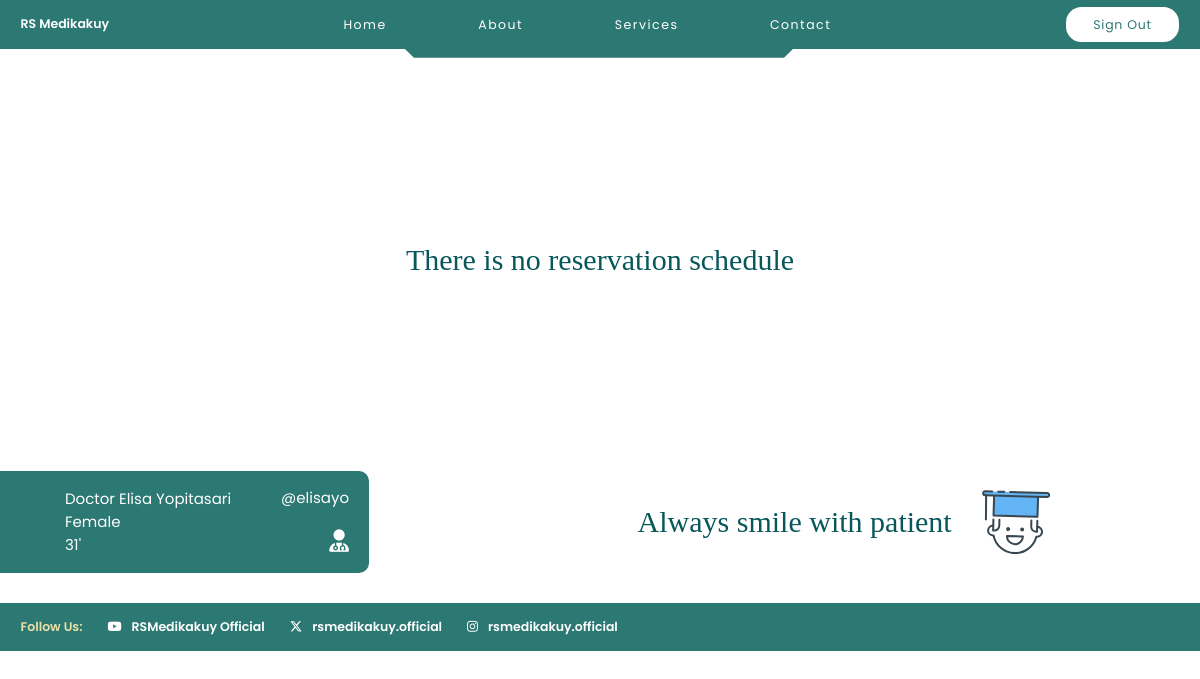
Page /main_doctor/32/ on the committed database.
### myFirstApp/models.py (models this page shows, shortened)
class Doctor(models.Model):
  username = models.CharField(max_length=200)
  password = models.CharField(max_length=200)
  first_name = models.CharField(max_length=200, default='a')
  last_name = models.CharField(max_length=200, default='a')
  gender = models.CharField(max_length=1, default='m')
  birth_date = models.DateField(default='2003-10-02')
  session = models.CharField(max_length=200, default='a,a')
  day = models.CharField(max_length=200, default='a,a')
  id_hospital = models.CharField(max_length=200)
  @property
  def age(self):
    if self.birth_date:
      today = date.today()
      age = today.year - self.birth_date.year - ((today.month, today.day) < (self.birth_date.month, self.birth_date.day))
      return age
    return None

### myFirstApp/views.py (the view, shortened to what this page needs)
# urls.py: path('main_doctor/<int:id>/', views.main_doctor, name='main_doctor'),
def main_doctor(request, id):
    doctor = Doctor.objects.get(id=id)
    reservasi = Reservation.objects.filter(id_doctor=id).order_by('date', 'id_session')
    if not reservasi.exists():
        kosong = mark_safe('<div class="kosong">There is no reservation schedule</div>')
        none = mark_safe('style="display: none;"')
    else:
        kosong = ""
        none = ""
    reservation_details = []
    context = {
        'kosong': kosong,
        'none': none,
        'doctor': doctor,
        'reservation_details': reservation_details,
    }
    return render(request, 'main_doctor.html', context)

### templates/main_doctor.html (shortened to what this page needs)
{% extends 'base.html' %}
{% block content %}
<header>
  <div class="logo">RS Medikakuy</div>
  <ul class="nav">
    <li><a href="/#home">Home</a></li>
    <li><a href="/#about">About</a></li>
    <li><a href="/#services">Services</a></li>
    <li><a href="/#contact">Contact</a></li>
  </ul>
  <div class="register"><a href="/login_doctor/">Sign Out</a> </div>
  <svg xmlns="http://www.w3.org/2000/svg" height="75" viewBox="0 0 1440 75" fill="none" class="rule">
    <path d="M0 25H481.336L506.88 50H930.616L956.16 25H1440" stroke="#2C7873" stroke-width="50"/>
  </svg>
</header>
<main class="main-main">
  <div class="jadwal-wrap">
    {{ kosong }}
  </div>
  <div class="profil-reservasi">
    <div class="profil-wrap">
      <div class="profil">
        <div class="profil-left">
          Doctor {{ doctor.first_name }} {{doctor.last_name}} <br>
          {% if doctor.gender == 'm' %}
            Male
          {% else %}
            Female
          {% endif %}
          <br> {{ doctor.age }}'
        </div>
        <div class="profil-right">
          <div class="username"> @{{ doctor.username }} </div>
          <div class="edit-profil" id="not-hover"><i class="fa-solid fa-user-doctor"></i></div>
        </div>
      </div>
    </div>
    <div class="buat-reservasi">
      Always smile with patient
    </div>
  </div>
</main>
<footer>
  <div>Follow Us: </div>
  <a class="yt" href="#">
    <i class="fa-brands fa-youtube"></i>
    <div>RSMedikakuy Official</div>
  </a>
  <a class="x" href="#">
    <i class="fa-brands fa-x-twitter"></i>
    <div>rsmedikakuy.official</div>
  </a>
  <a class="ig" href="#">
    <i class="fa-brands fa-instagram"></i>
    <div>rsmedikakuy.official</div>
  </a>
</footer>
{% endblock content %}

### static/css/style.css (style rules this page uses)
* { margin: 0; padding: 0; box-sizing: border-box; list-style: none; text-decoration: none; }
html { scroll-behavior: smooth; }
header { width: 100%; height: 4.875rem; padding: 0.56rem 2.06rem; background-color: #2C7873; display: flex; justify-content: space-between; align-items: center; position: relative; }
.rule { width: 100%; position: absolute; left: 0; bottom: -1.5625rem;; z-index: -1; }
.logo { color: #FFF; font-family: Poppins; font-size: 1.25rem; font-style: normal; font-weight: 600; line-height: normal; }
.nav { display: flex; justify-content: space-around; align-items: center; width: 50%; }
.nav a { color: #FFF; font-family: Poppins; font-size: 1.25rem; font-style: normal; font-weight: 400; line-height: 1.71488rem; letter-spacing: 0.15rem; }
.register a { background-color: #FFF; color: #2C7873; font-family: Poppins; font-size: 1.25rem; font-style: normal; font-weight: 400; line-height: 1.71488rem; letter-spacing: 0.075rem; display: flex; justify-content: center; align-items: center; width: 11.375rem; height: 3.5rem; flex-shrink: 0; border-radius: 1.5625rem; }
main { margin: 6.4185rem 9.87rem; display: flex; justify-content: space-between; align-items: center; height: 47.4375rem; }
footer { width: 100%; padding: 1.5rem 2.06rem; background: #2C7873; color: #FFF; font-family: Poppins; font-size: 1.25rem; font-style: normal; font-weight: 600; line-height: normal; display: flex; gap: 2.5rem; margin-top: 2rem; }
footer > div:first-of-type { color: #ECE0A6; font-family: Poppins; font-size: 1.25rem; font-style: normal; font-weight: 600; line-height: normal; }
footer div, footer a { display: flex; justify-content: center; align-items: center; gap: 1rem; }
footer a { color: #FFF; }
.main-main { display: block; margin: 0; }
.jadwal-wrap { min-height: 30.214rem; margin: 6rem 3.45rem; display: flex; justify-content: space-between; align-items: center; }
.profil-wrap { display: inline-block; }
.profil-reservasi { display: flex; justify-content: space-between; align-items: center; }
.profil { display: flex; justify-content: space-between; align-items: center; gap: 5rem; background-color: #2C7873; padding: 1.5rem 2rem 1.5rem 6.5rem; color: #FFF; font-family: Poppins; font-size: 1.5rem; font-style: normal; font-weight: 400; line-height: normal; border-radius: 0 1rem 1rem 0; }
.profil-right { display: flex; flex-direction: column; align-items: flex-end; justify-content: space-between; gap: 1.5rem; }
.profil .edit-profil { color: #FFF; font-size: 2.25rem; transition: transform 0.25s; }
.buat-reservasi { padding-right: 15rem; color: #07575B; font-family: Calibri; font-size: 3rem; font-style: normal; font-weight: 400; line-height: normal; display: flex; gap: 3rem; align-items: center; }
.buat-reservasi svg { width: 6.83rem; height: 6.43rem; }
.kosong { margin: auto; color: #07575B; font-family: Calibri; font-size: 3rem; font-style: normal; font-weight: 400; line-height: normal; }
@media only screen and (min-width: 992px) { html { font-size: 10px; } }
@media only screen and (min-width: 992px) { main { display: flex; justify-content: space-around; } }

### rows in the picture
Doctor: first_name "Elisa", last_name "Yopitasari", age "31", username "elisayo"

### other values in the picture
{{ kosong }} "There is no reservation schedule"
